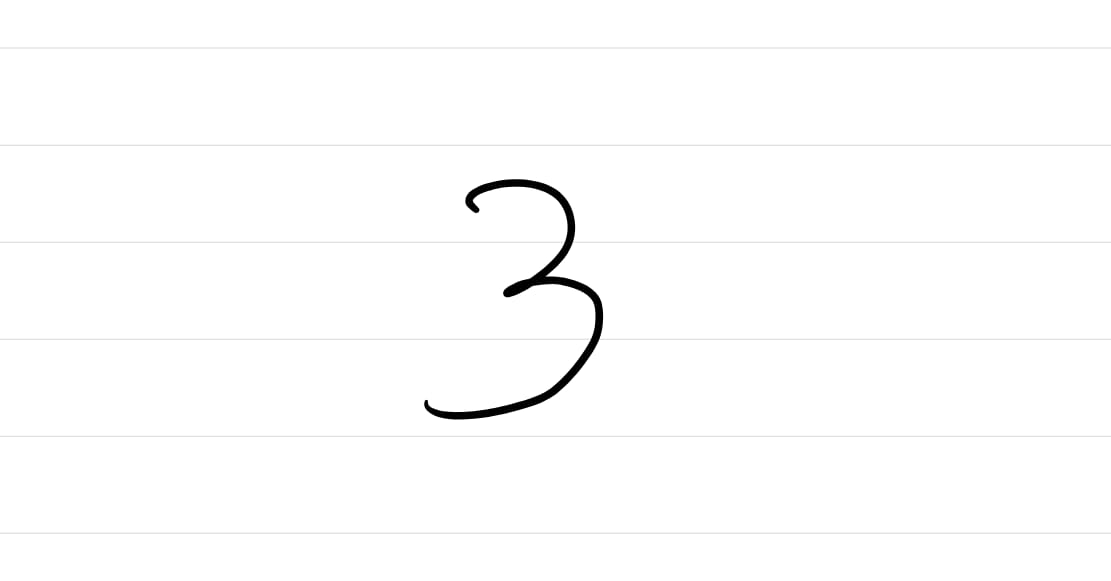
#> input picture TechLoop2026/my_digit.jpeg, 1111 x 581 px
$ python -i predict_digit_ts_mlp.py   (imports and definitions only)
#> lines starting #> are read from the running program, lines starting #| are printed output that depends on the picture; after the words box and inside, x2 and y2 are one past the last pixel; in counts of white or black regions, pixels touching at a corner belong together
#!/usr/bin/env python3
"""
predict_digit_ts_mlp.py

Inference script for your MNIST MLP exported as TorchScript: mnist_digit_model_ts.pt

- Loads TorchScript model (no need to import your notebook class)
- Preprocesses a handwritten digit photo to look MNIST-like:
  autocontrast -> optional invert -> threshold -> bbox crop -> resize to fit 20x20
  -> paste into 28x28 -> center-of-mass recenter -> (optional slight blur)
- Predicts a single image or a folder of images
- Can save the final 28x28 input as debug_28x28.png so you can verify preprocessing

Examples:
  python predict_digit_ts_mlp.py --model mnist_digit_model_ts.pt --image my_digit.jpg --debug
  python predict_digit_ts_mlp.py --model mnist_digit_model_ts.pt --image my_digit.jpg --invert --threshold 140 --debug
  python predict_digit_ts_mlp.py --model mnist_digit_model_ts.pt --folder ./digits --recursive --invert --threshold 120
"""

import os
import glob
import argparse

import numpy as np
import torch
from PIL import Image, ImageOps, ImageFilter


def get_device():
    return torch.device("cuda" if torch.cuda.is_available() else "cpu")


# [8 lines left out: function iter_images, not called in this run]


def preprocess_mnist_like(
    path: str,
    invert: bool | None = None,
    threshold: int = 120,
    blur: float = 0.3,
    debug: bool = False,
    debug_out: str = "debug_28x28.png",
) -> torch.Tensor:
    """
    Returns: [1, 1, 28, 28] float tensor in [0,1] (matches your training: ToTensor only)
    """
#> called with path = 'my_digit.jpeg', threshold = 120, blur = 0.3, debug = False, debug_out = 'debug_28x28.png'
    img = Image.open(path).convert("L")
    img = ImageOps.autocontrast(img)

    # Decide invert: MNIST expects black bg + white digit
    if invert is None:
        avg = float(np.array(img).mean())
#> avg = 252.9
        do_invert = avg > 127.0
#> do_invert = True
    else:
        do_invert = invert

    if do_invert:
        img = ImageOps.invert(img)
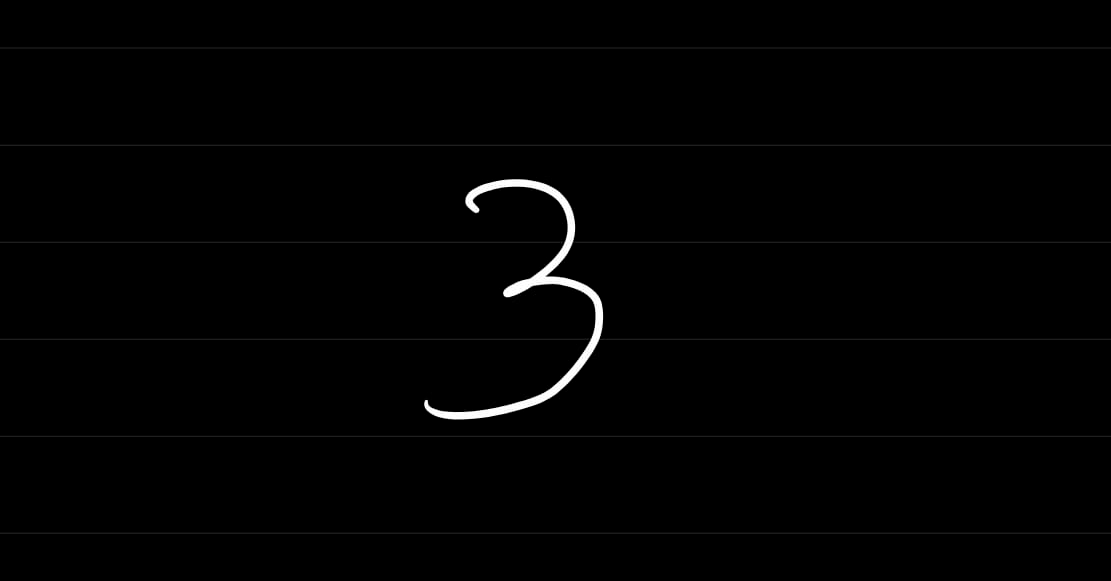
#> img: PIL image 1111x581 L; min 0, max 255, mean 2.1

    arr = np.array(img)

    # Threshold mask to find digit region
    mask = (arr > threshold).astype(np.uint8)
#> mask: shape (581, 1111); values 0 (black) and 1 (white), 0.66% white; 1 white region, box (x1, y1, x2, y2) and area: (424, 179, 603, 420) 4269

    if mask.sum() < 10:
        # Fallback: just resize whole image
        digit28 = img.resize((28, 28), Image.BILINEAR)
    else:
        ys, xs = np.where(mask == 1)
#> ys = 4269 values from 179 to 419; xs = 4269 values, max 602 at index 2501, min 424 at index 3456, mean 535.6
        y0, y1 = int(ys.min()), int(ys.max() + 1)
#> y0 = 179; y1 = 420
        x0, x1 = int(xs.min()), int(xs.max() + 1)
#> x0 = 424; x1 = 603

        crop = arr[y0:y1, x0:x1]
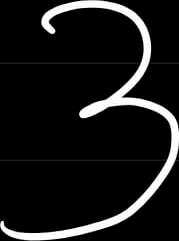
#> crop: shape (241, 179); min 0, max 255, mean 25.1

        # Resize keeping aspect so longest side becomes 20
        h, w = crop.shape
#> h = 241; w = 179
        if h > w:
            new_h = 20
            new_w = max(1, int(round(w * (20 / h))))
#> new_w = 15
        else:
            new_w = 20
            new_h = max(1, int(round(h * (20 / w))))

        crop_img = Image.fromarray(crop).resize((new_w, new_h), Image.BILINEAR)

        # Paste into 28x28 centered
        canvas = Image.new("L", (28, 28), 0)
#> canvas: PIL image 28x28 L; every value is 0
        left = (28 - new_w) // 2
#> left = 6
        top = (28 - new_h) // 2
        canvas.paste(crop_img, (left, top))
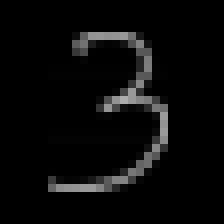
#> canvas: PIL image 28x28 L (shown 8 times larger); min 0, max 173, mean 9.8

        # Center-of-mass recentering
        c = np.array(canvas).astype(np.float32) / 255.0
        total = float(c.sum())
#> total = 30
        if total > 1e-6:
            yy, xx = np.indices(c.shape)
            cy = float((yy * c).sum() / total)
#> cy = 13.59
            cx = float((xx * c).sum() / total)
#> cx = 14.84
            shift_y = int(round(14 - cy))
#> shift_y = 0
            shift_x = int(round(14 - cx))
#> shift_x = -1
            c = np.roll(c, shift_y, axis=0)
            c = np.roll(c, shift_x, axis=1)
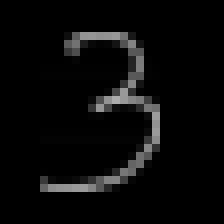
#> c: shape (28, 28) float32 (shown 8 times larger); min 0, max 0.678, mean 0.0383

        digit28 = Image.fromarray((c * 255.0).clip(0, 255).astype(np.uint8))

    if blur and blur > 0:
        digit28 = digit28.filter(ImageFilter.GaussianBlur(radius=float(blur)))

    if debug:
        digit28.save(debug_out)
        a = np.array(digit28)
        print(
            f"[DEBUG] saved {debug_out} | invert={do_invert} thr={threshold} blur={blur} | "
            f"min={a.min()} max={a.max()} mean={a.mean():.2f}"
        )

    # Tensor in [0,1]
#> (the run stopped early here; a loop or call above may not have finished)
